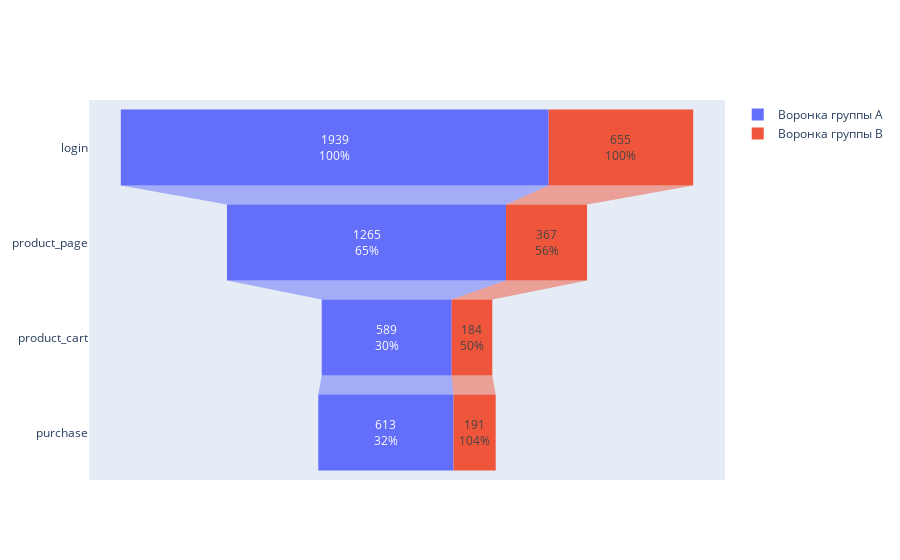

The code cell stored with this chart in its notebook:
### Code cell
fig = go.Figure()

fig.add_trace(go.Funnel(
    name = 'Воронка группы А',
    y = ['login','product_page','product_cart','purchase'],
    x = [1939, 1265, 589, 613],
    textinfo = "value+percent initial"))

fig.add_trace(go.Funnel(
    name = 'Воронка группы B',
    orientation = "h",
    y = ['login','product_page','product_cart','purchase'],
    x = [655, 367, 184, 191],
    textposition = "inside",
    textinfo = "value+percent previous"))

### Figure 1 — Plotly figure (JSON) as saved in the notebook; plotly's stock layout.template omitted (floating-point values rounded to 4 significant figures)
{"data": [{"name": "Воронка группы А", "textinfo": "value+percent initial", "type": "funnel", "x": [1939, 1265, 589, 613], "y": ["login", "product_page", "product_cart", "purchase"]}, {"name": "Воронка группы B", "orientation": "h", "textinfo": "value+percent previous", "textposition": "inside", "type": "funnel", "x": [655, 367, 184, 191], "y": ["login", "product_page", "product_cart", "purchase"]}], "layout": {}}
